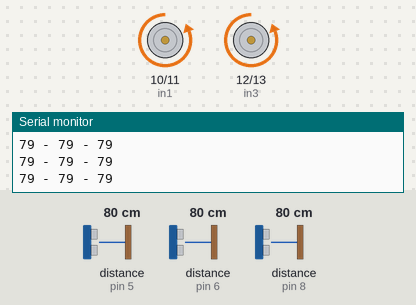
A sketch run on a simulated Arduino Uno, built with avr-gcc and run on an emulated ATmega328P. Parts: motor-driver pin pairs drawn as motors (green arrow = first pin HIGH = forward, orange = second pin HIGH = backward, longer = more drive), the last lines printed to the serial monitor. Wiring (inferred from the names in the program): 3 × ultrasonic range finder: trigger pin 4, echo pin 5 / trigger pin 7, echo pin 6 / trigger pin 9, echo pin 8. Inputs (shaded band) come from the test bench; at power-on: distance to the obstacle (sensors on pin 6, pin 8, pin 5) 80 cm. The echo pulse lasts 58.3 µs per cm.

Above: at 1.2 s.
1.3 s: distance to the obstacle (sensor on pin 6) set to 28 cm
2.8 s: distance to the obstacle (sensor on pin 6) set to 24 cm
At 4.0 s:
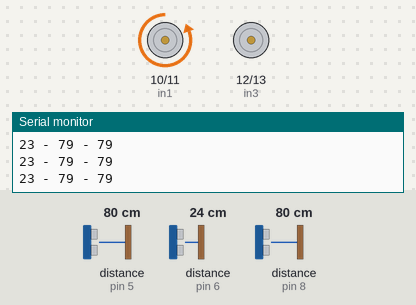
4.3 s: distance to the obstacle (sensor on pin 6) set to 60 cm
At 5.5 s:
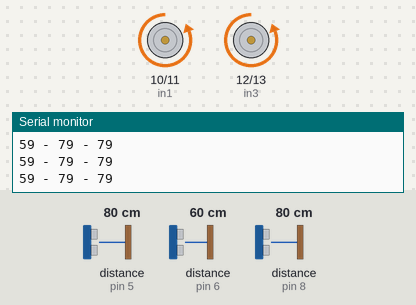
5.8 s: distance to the obstacle (sensor on pin 8) set to 2 cm
At 6.2 s:
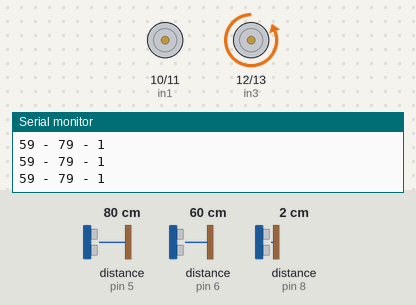
7.3 s: distance to the obstacle (sensor on pin 5) set to 29 cm
10.3 s: distance to the obstacle (sensor on pin 5) set to 24 cm
At 11.3 s:
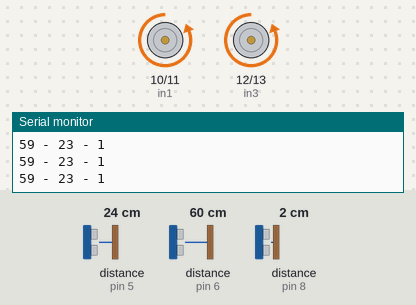
Timing chart, 0 to 12.8 s (numbered marks = the images above; inputs shaded):
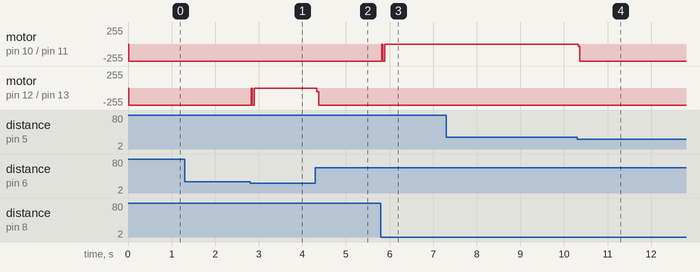

The sketch:

ROBOT_NO1_CODE.ino
```cpp
#define trigPin1 9
#define echoPin1 8
#define trigPin2 7
#define echoPin2 6
#define trigPin3 4
#define echoPin3 5
const int in1 = 10;
const int in2 = 11;
const int in3 = 12;
const int in4 = 13;

long duration, distance, RightSensor,BackSensor,FrontSensor,LeftSensor;

void setup()
{
Serial.begin (9600);
pinMode(trigPin1, OUTPUT);
pinMode(echoPin1, INPUT);
pinMode(trigPin2, OUTPUT);
pinMode(echoPin2, INPUT);
pinMode(trigPin3, OUTPUT);
pinMode(echoPin3, INPUT);
pinMode(in1, OUTPUT);
pinMode(in2, OUTPUT);
pinMode(in3, OUTPUT);
pinMode(in4, OUTPUT);
}

void loop() {
SonarSensor(trigPin1, echoPin1);
RightSensor = distance;
SonarSensor(trigPin2, echoPin2);
LeftSensor = distance;
SonarSensor(trigPin3, echoPin3);
FrontSensor = distance;

Serial.print(LeftSensor);
Serial.print(" - ");
Serial.print(FrontSensor);
Serial.print(" - ");
Serial.println(RightSensor);
  digitalWrite(in1, LOW);
  digitalWrite(in2, HIGH);
  digitalWrite(in3, LOW);
  digitalWrite(in4, HIGH);


if (RightSensor < 25){
  digitalWrite(in1, LOW);
  digitalWrite(in2, LOW);
  digitalWrite(in3, LOW);
  digitalWrite(in4, HIGH);

}
if (LeftSensor < 25){
  digitalWrite(in1, LOW);
  digitalWrite(in2, HIGH);
  digitalWrite(in3, LOW);
  digitalWrite(in4, LOW);
}
if (FrontSensor < 25){

  digitalWrite(in1, HIGH);
  digitalWrite(in2, LOW);
  digitalWrite(in1, LOW);
  digitalWrite(in2, HIGH);
}

}


void SonarSensor(int trigPin,int echoPin)
{
digitalWrite(trigPin, LOW);
delayMicroseconds(2);
digitalWrite(trigPin, HIGH);
delayMicroseconds(10);
digitalWrite(trigPin, LOW);
duration = pulseIn(echoPin, HIGH);
distance = (duration/2) / 29.1;

}
```

Measured:
- the behaviour switches between 26 and 25 cm on distance to the obstacle (sensor on pin 6) (found by bisection; images 0 and 1)
- the behaviour switches between 26 and 25 cm on distance to the obstacle (sensor on pin 5) (found by bisection; images 3 and 4)
- after the input at 2.8 s, motor on pin 12 (in3) / pin 13 (in4): backward 255/255 → stopped at once
- after the input at 4.3 s, motor on pin 12 (in3) / pin 13 (in4): stopped → backward 255/255 at once
- after the input at 5.8 s, motor on pin 10 (in1) / pin 11 (in2): backward 255/255 → stopped at once
- after the input at 10.3 s, motor on pin 10 (in1) / pin 11 (in2): stopped → backward 255/255 at once
